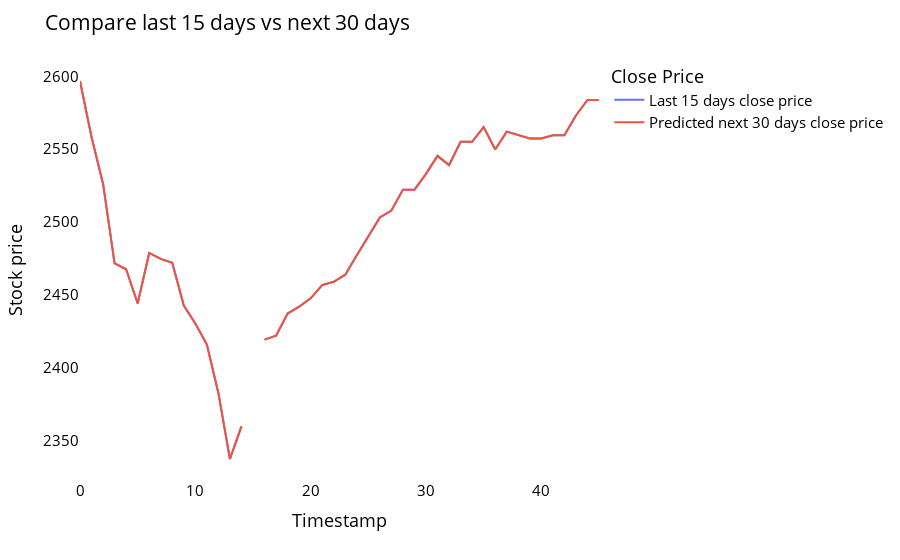

The notebook cell saved with this chart:
### Code cell
temp_mat = np.empty((len(last_days)+pred_days+1,1))
temp_mat[:] = np.nan
temp_mat = temp_mat.reshape(1,-1).tolist()[0]

last_original_days_value = temp_mat
next_predicted_days_value = temp_mat

last_original_days_value[0:time_step+1] = scaler.inverse_transform(closedf[len(closedf)-time_step:]).reshape(1,-1).tolist()[0]
next_predicted_days_value[time_step+1:] = scaler.inverse_transform(np.array(lst_output).reshape(-1,1)).reshape(1,-1).tolist()[0]

new_pred_plot = pd.DataFrame({
    'last_original_days_value':last_original_days_value,
    'next_predicted_days_value':next_predicted_days_value
})

names = cycle(['Last 15 days close price','Predicted next 30 days close price'])

fig = px.line(new_pred_plot,x=new_pred_plot.index, y=[new_pred_plot['last_original_days_value'],
                                                      new_pred_plot['next_predicted_days_value']],
              labels={'value': 'Stock price','index': 'Timestamp'})
fig.update_layout(title_text='Compare last 15 days vs next 30 days',
                  plot_bgcolor='white', font_size=15, font_color='black',legend_title_text='Close Price')
fig.for_each_trace(lambda t:  t.update(name = next(names)))

fig.update_xaxes(showgrid=False)
fig.update_yaxes(showgrid=False)
fig.show()

### Figure 1 — Plotly figure (JSON) as saved in the notebook; plotly's stock layout.template omitted (floating-point values rounded to 4 significant figures)
{"data": [{"hovertemplate": "variable=last_original_days_value<br>Timestamp=%{x}<br>Stock price=%{y}<extra></extra>", "legendgroup": "last_original_days_value", "line": {"color": "#636efa", "dash": "solid"}, "marker": {"symbol": "circle"}, "mode": "lines", "name": "Last 15 days close price", "orientation": "v", "showlegend": true, "type": "scatter", "x": [0, 1, 2, 3, 4, 5, 6, 7, 8, 9, 10, 11, 12, 13, 14, 15, 16, 17, 18, 19, 20, 21, 22, 23, 24, 25, 26, 27, 28, 29, 30, 31, 32, 33, 34, 35, 36, 37, 38, 39, 40, 41, 42, 43, 44, 45], "xaxis": "x", "y": [2597.0, 2558.0, 2526.0, 2472.0, 2468.0, 2444.0, 2479.0, 2475.0, 2472.0, 2443.0, 2430.0, 2416.0, 2383.0, 2337.0, 2360.0, null, 2419.0, 2422.0, 2437.0, 2442.0, 2448.0, 2457.0, 2459.0, 2464.0, 2477.0, 2490.0, 2503.0, 2508.0, 2522.0, 2522.0, 2533.0, 2545.0, 2539.0, 2555.0, 2555.0, 2565.0, 2550.0, 2562.0, 2559.0, 2557.0, 2557.0, 2560.0, 2560.0, 2573.0, 2584.0, 2584.0], "yaxis": "y"}, {"hovertemplate": "variable=next_predicted_days_value<br>Timestamp=%{x}<br>Stock price=%{y}<extra></extra>", "legendgroup": "next_predicted_days_value", "line": {"color": "#EF553B", "dash": "solid"}, "marker": {"symbol": "circle"}, "mode": "lines", "name": "Predicted next 30 days close price", "orientation": "v", "showlegend": true, "type": "scatter", "x": [0, 1, 2, 3, 4, 5, 6, 7, 8, 9, 10, 11, 12, 13, 14, 15, 16, 17, 18, 19, 20, 21, 22, 23, 24, 25, 26, 27, 28, 29, 30, 31, 32, 33, 34, 35, 36, 37, 38, 39, 40, 41, 42, 43, 44, 45], "xaxis": "x", "y": [2597.0, 2558.0, 2526.0, 2472.0, 2468.0, 2444.0, 2479.0, 2475.0, 2472.0, 2443.0, 2430.0, 2416.0, 2383.0, 2337.0, 2360.0, null, 2419.0, 2422.0, 2437.0, 2442.0, 2448.0, 2457.0, 2459.0, 2464.0, 2477.0, 2490.0, 2503.0, 2508.0, 2522.0, 2522.0, 2533.0, 2545.0, 2539.0, 2555.0, 2555.0, 2565.0, 2550.0, 2562.0, 2559.0, 2557.0, 2557.0, 2560.0, 2560.0, 2573.0, 2584.0, 2584.0], "yaxis": "y"}], "layout": {"font": {"color": "black", "size": 15}, "legend": {"title": {"text": "Close Price"}, "tracegroupgap": 0}, "margin": {"t": 60}, "plot_bgcolor": "white", "title": {"text": "Compare last 15 days vs next 30 days"}, "xaxis": {"anchor": "y", "domain": [0, 1], "showgrid": false, "title": {"text": "Timestamp"}}, "yaxis": {"anchor": "x", "domain": [0, 1], "showgrid": false, "title": {"text": "Stock price"}}}}
